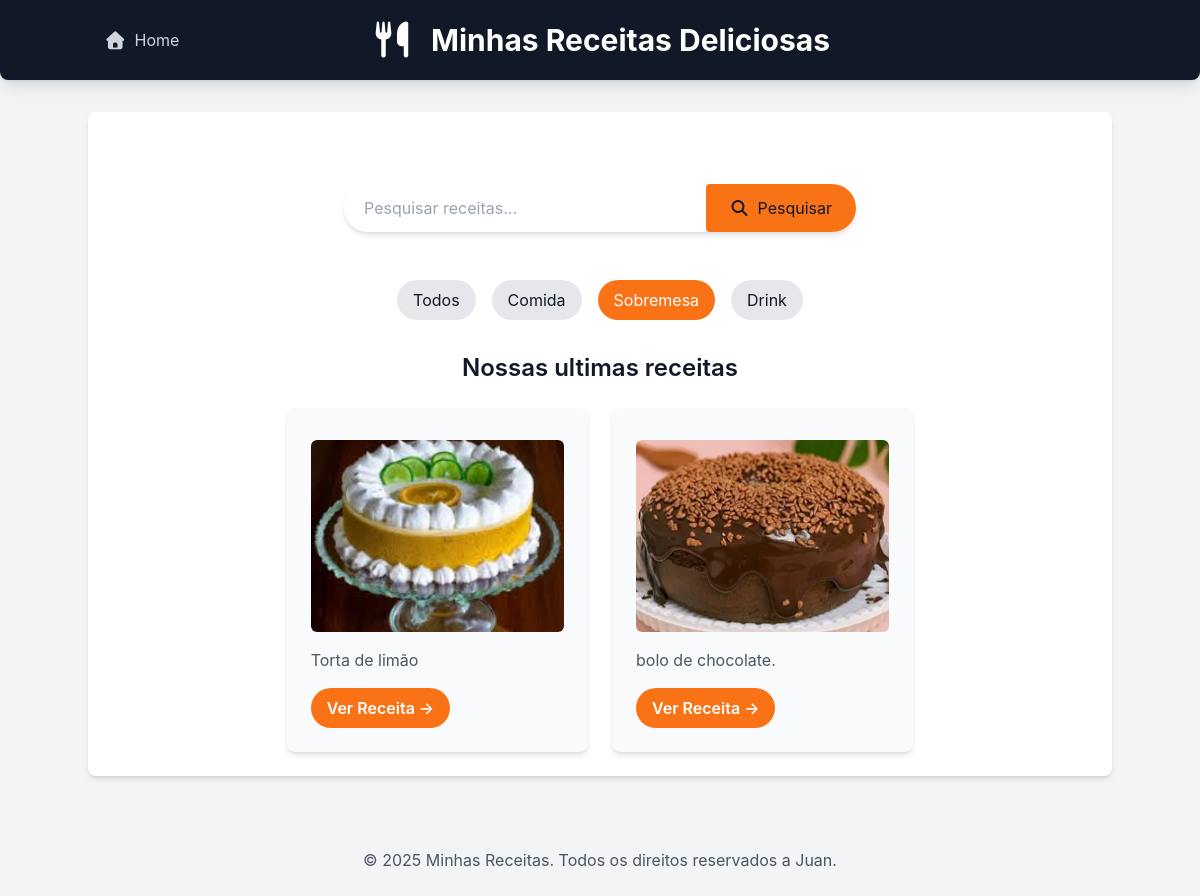
Screenshot of /receitas/?categoria=sobremesa with the database file from the repository.
### receitas/models.py (models this page shows, shortened)
class Receita(models.Model):
    CATEGORIAS = [
        ('comida', 'Comida'),
        ('sobremesa', 'Sobremesa'),
        ('drink', 'Drink'),
    ]
    title = models.CharField("Título", max_length=200)
    description = models.TextField("Descrição")
    ingredients = models.TextField("Ingredientes")
    instructions = models.TextField("Modo de preparo")
    image = models.ImageField(
        "Imagem",
        upload_to='receitas/images',
        blank=True,
        null=True
    )
    categoria = models.CharField(
        "Categoria",
        max_length=20,
        choices=CATEGORIAS,
        default='comida'
    )
    created_at = models.DateTimeField(auto_now_add=True)
    updated_at = models.DateTimeField(auto_now=True)
    class Meta:
        verbose_name = "Receita"
        verbose_name_plural = "Receitas"
        ordering = ['-created_at']

### receitas/views.py (the view)
# urls.py: 2. Add a URL to urlpatterns:  path('', views.home, name='home')
def home(request):
    categoria_slug = request.GET.get('categoria')
    categorias_choices = [choice[0] for choice in Receita.CATEGORIAS]
    if categoria_slug:
        receitas = Receita.objects.filter(categoria=categoria_slug)
        categorias_selecionada = categoria_slug
    else:
        receitas = Receita.objects.all()
        categorias_selecionada = None
    return render(request, 'receitas/home.html', {
        'receitas': receitas,
        'categorias': categorias_choices,
        'categoria_selecionada': categorias_selecionada,
    })

### receitas/templates/receitas/home.html (shortened to what this page needs)
{% extends "receitas/base.html" %}
{% block content %}
    <section class="container mx-auto mt-8 p-4 flex justify-center">
        <form method="get" action="{% url 'pesquisar_receitas' %}" class="w-full max-w-lg flex bg-white rounded-full shadow-md overflow-hidden">
            <input type="text" name="q" placeholder="Pesquisar receitas..." class="flex-grow p-3 text-gray-700 focus:outline-none focus:ring-2 focus-ring-orange-500 rounded-l-full pl-5">
            <button type="submit" class="bg-orange-500 hover:bg-orange-600 text-whit p-3 px-6 rounded r-full transition duration-300 ease-in-out flex items-center justify-center">
                <i class="fas fa-search mr-2"></i> Pesquisar
            </button>
        </form>
    </section>
    <nav class="relative z-10 flex justify-center space-x-4 mb-8 mt-8">
  <a href="{% url 'home' %}"
     class="px-4 py-2 rounded-full bg-gray-200 text-gray-900 hover:bg-gray-300
            {% if not request.GET.categoria %}bg-orange-500 text-white{% endif %}">
    Todos
  </a>
  <a href="{% url 'home' %}?categoria=comida"
     class="px-4 py-2 rounded-full bg-gray-200 text-gray-900 hover:bg-gray-300
            {% if request.GET.categoria == 'comida' %}bg-orange-500 text-white{% endif %}">
    Comida
  </a>
  <a href="{% url 'home' %}?categoria=sobremesa"
     class="px-4 py-2 rounded-full bg-gray-200 text-gray-900 hover:bg-gray-300
            {% if request.GET.categoria == 'sobremesa' %}bg-orange-500 text-white{% endif %}">
    Sobremesa
  </a>
  <a href="{% url 'home' %}?categoria=drink"
     class="px-4 py-2 rounded-full bg-gray-200 text-gray-900 hover:bg-gray-300
            {% if request.GET.categoria == 'drink' %}bg-orange-500 text-white{% endif %}">
    Drink
  </a>
</nav>
        <h2 class="text-2xl font-semibold mb-6 text-center">Nossas ultimas receitas</h2>
        <div class="flex flex-wrap justify-center gap-6">
            {% for receita in receitas %}
                <div class="w-full sm:w-[calc(50%-1.5rem)] lg:w-[calc(33.333%-1.5rem)] bg-gray-50 p-6 rounded-lg shadow-md hover:shadow-lg transition-shadow duration-300 ease-in-out">
                    {% if receita.image %}
                        <img src="{{ receita.image.url }}" alt="Imagem de {{ receita.title }}" class="w-full h-48 object-cover rounded-md mb-4">
                    {% endif %}
                    <p class="text-gray-600 mb-4">{{ receita.description|truncatewords:20 }}</p>
                    <a href="{% url 'receita_detail' receita.id %}" class="inline-block bg-orange-500 hover:bg-orange-600 text-white font-semibold py-2 px-4 rounded-full transition-colors duration-300">Ver Receita &rarr;</a>
                </div>
            {% empty %}
                <p class="text-center text-gray-500 col-span-full">Nenhuma receita encontrada.</p>
            {% endfor %}
        </div>
        {% endblock %}

### receitas/templates/receitas/base.html (style rules this page uses)
body { font-family: 'Inter', sans-serif; }

### rows the page displays
Receita: image (picture), description "Torta de limão"
Receita: image (picture), description "bolo de chocolate."
